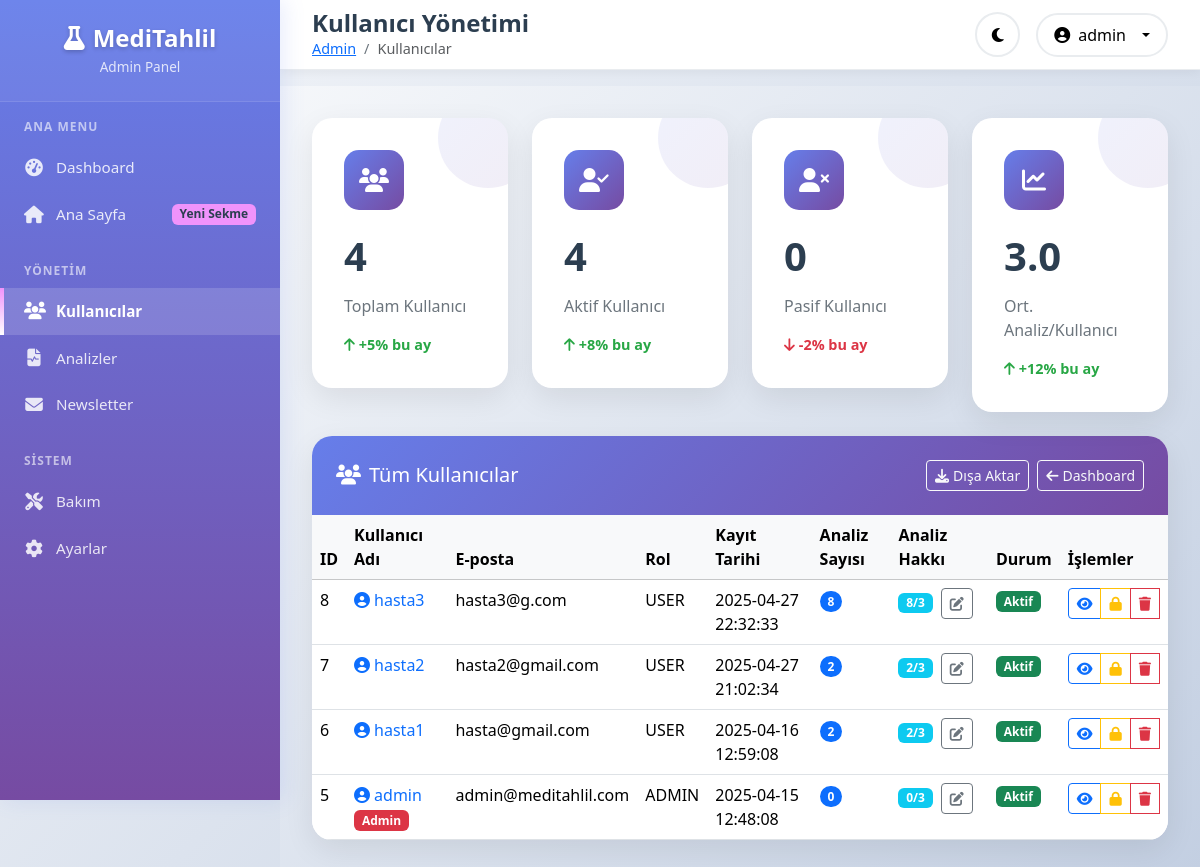
The page /admin/users (signed in) on the database as committed earlier.
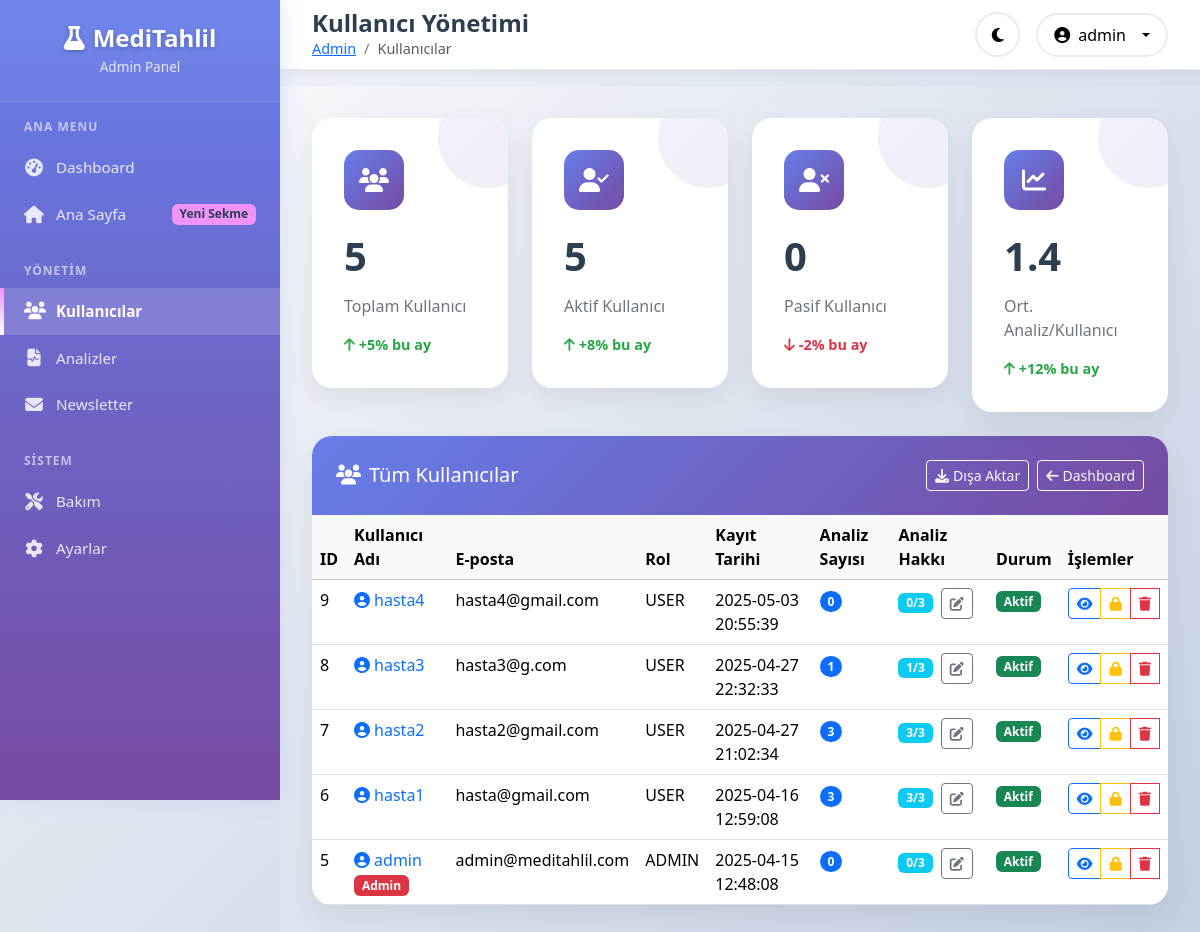
The same page on the database as committed later.
### tables this page shows
CREATE TABLE users (
        id INTEGER PRIMARY KEY AUTOINCREMENT,
        username TEXT UNIQUE NOT NULL,
        password TEXT NOT NULL,
        email TEXT UNIQUE NOT NULL,
        created_at TIMESTAMP DEFAULT CURRENT_TIMESTAMP
    , role TEXT DEFAULT 'user', is_active BOOLEAN DEFAULT 1, login_count INTEGER DEFAULT 0, subscription_plan TEXT DEFAULT 'free', stripe_customer_id TEXT, subscription_status TEXT DEFAULT 'active', subscription_end_date TIMESTAMP);

### app.py (the view)
@app.route('/admin/users')
@admin_required
def admin_users():
    conn = sqlite3.connect(DB_PATH)
    conn.row_factory = sqlite3.Row
    c = conn.cursor()
    c.execute("""
        SELECT u.*, COUNT(a.id) as analysis_count,
               CASE
                   WHEN u.analysis_limit IS NULL THEN
                       CASE u.subscription_plan
                           WHEN 'free' THEN 3
                           WHEN 'basic' THEN 10
                           WHEN 'premium' THEN 999999
                           WHEN 'family' THEN 999999
                           ELSE 3
                       END
                   ELSE u.analysis_limit
               END as effective_limit
        FROM users u
        LEFT JOIN analyses a ON u.id = a.user_id
        GROUP BY u.id
        ORDER BY u.created_at DESC
    """)
    users = c.fetchall()
    conn.close()
    return render_template('admin/users.html', users=users)

### templates/admin/users.html (shortened to what the changed rows need)
{% extends "admin/layout.html" %}
{% block page_title %}Kullanıcı Yönetimi{% endblock %}
{% block content %}
<div class="row g-4 mb-4">
    <div class="col-lg-3 col-md-6">
        <div class="stats-card animate-slide-up">
            <div class="stats-icon">
                <i class="fas fa-users"></i>
            </div>
            <div class="stats-value">{{ users|length }}</div>
            <div class="stats-label">Toplam Kullanıcı</div>
            <div class="stats-change positive">
                <i class="fas fa-arrow-up me-1"></i>+5% bu ay
            </div>
        </div>
    </div>
    <div class="col-lg-3 col-md-6">
        <div class="stats-card animate-slide-up" style="animation-delay: 0.1s;">
            <div class="stats-icon">
                <i class="fas fa-user-check"></i>
            </div>
            <div class="stats-value">{{ users|selectattr('is_active')|list|length }}</div>
            <div class="stats-label">Aktif Kullanıcı</div>
            <div class="stats-change positive">
                <i class="fas fa-arrow-up me-1"></i>+8% bu ay
            </div>
        </div>
    </div>
    <div class="col-lg-3 col-md-6">
        <div class="stats-card animate-slide-up" style="animation-delay: 0.3s;">
            <div class="stats-icon">
                <i class="fas fa-chart-line"></i>
            </div>
            <div class="stats-value">{{ (users|sum(attribute='analysis_count') / users|length)|round(1) if users|length > 0 else 0 }}</div>
            <div class="stats-label">Ort. Analiz/Kullanıcı</div>
            <div class="stats-change positive">
                <i class="fas fa-arrow-up me-1"></i>+12% bu ay
            </div>
        </div>
    </div>
</div>
<div class="modern-card animate-slide-up">
        <div class="card-body p-0">
            {% if users %}
            <div class="table-responsive">
                <table class="table table-hover mb-0">
                    <thead class="table-light">
                        <tr>
                            <th>ID</th>
                            <th>Kullanıcı Adı</th>
                            <th>E-posta</th>
                            <th>Rol</th>
                            <th>Kayıt Tarihi</th>
                            <th>Analiz Sayısı</th>
                            <th>Analiz Hakkı</th>
                            <th>Durum</th>
                            <th>İşlemler</th>
                        </tr>
                    </thead>
                    <tbody>
                        {% for user in users %}
                        <tr>
                            <td>{{ user.id }}</td>
                            <td>
                                <a href="{{ url_for('admin_user_detail', user_id=user.id) }}" class="text-decoration-none">
                                    <i class="fas fa-user-circle text-primary me-1"></i>{{ user.username }}
                                </a>
                                {% if user.role == 'admin' %}
                                <span class="badge bg-danger">Admin</span>
                                {% endif %}
                            </td>
                            <td>{{ user.email }}</td>
                            <td>{{ user.role|upper }}</td>
                            <td>{{ user.created_at }}</td>
                            <td>
                                <span class="badge bg-primary rounded-pill">{{ user.analysis_count }}</span>
                            </td>
                            <td>
                                <div class="d-flex align-items-center">
                                    <span class="badge bg-info me-2">
                                        {{ user.analysis_count }}/{{ user.effective_limit if user.effective_limit != 999999 else '∞' }}
                                    </span>
                                    <button type="button" class="btn btn-sm btn-outline-secondary"
                                            data-bs-toggle="modal"
                                            data-bs-target="#limitModal{{ user.id }}"
                                            title="Analiz hakkını düzenle">
                                        <i class="fas fa-edit"></i>
                                    </button>
                                </div>
                            </td>
                            <td>
                                {% if user.is_active %}
                                <span class="badge bg-success">Aktif</span>
                                {% else %}
                                <span class="badge bg-danger">Pasif</span>
                                {% endif %}
                            </td>
                            <td>
                                <div class="btn-group btn-group-sm" role="group">
                                    <a href="{{ url_for('admin_user_detail', user_id=user.id) }}" class="btn btn-outline-primary" title="Görüntüle">
                                        <i class="fas fa-eye"></i>
                                    </a>
                                    {% if user.id != 1 %}
                                    <a href="{{ url_for('admin_toggle_user', user_id=user.id) }}" class="btn btn-outline-warning" title="{{ 'Pasif Yap' if user.is_active else 'Aktif Yap' }}">
                                        {% if user.is_active %}
                                        <i class="fas fa-lock"></i>
                                        {% else %}
                                        <i class="fas fa-lock-open"></i>
                                        {% endif %}
                                    </a>
                                    <button type="button" class="btn btn-outline-danger" title="Sil" data-bs-toggle="modal" data-bs-target="#deleteModal{{ user.id }}">
                                        <i class="fas fa-trash"></i>
                                    </button>
                                    {% endif %}
                                </div>
                            </td>
                        </tr>
                        {% endfor %}
                    </tbody>
                </table>
            </div>
            {% else %}
            <div class="text-center py-5">
                <i class="fas fa-users text-muted mb-3" style="font-size: 3rem;"></i>
                <h5>Henüz kullanıcı bulunmuyor.</h5>
            </div>
            {% endif %}
        </div>
    </div>
{% endblock %}

Rows that differ between the two databases and show on the page:
added users: id "9", username "hasta4", email "hasta4@gmail.com", role "USER", created_at "2025-05-03 20:55:39", analysis_count "0", effective_limit "3", is_active "Aktif"
changed users "hasta3": analysis_count "8" → "1"
changed users "hasta2": analysis_count "2" → "3"
changed users "hasta1": analysis_count "2" → "3"
Other text that changed with them:
{{ users|length }}: "4" → "5"
{{ users|selectattr('is_active')|list|length }}: "4" → "5"
text no longer shown: "3.0"
text now shown: "1.4"
